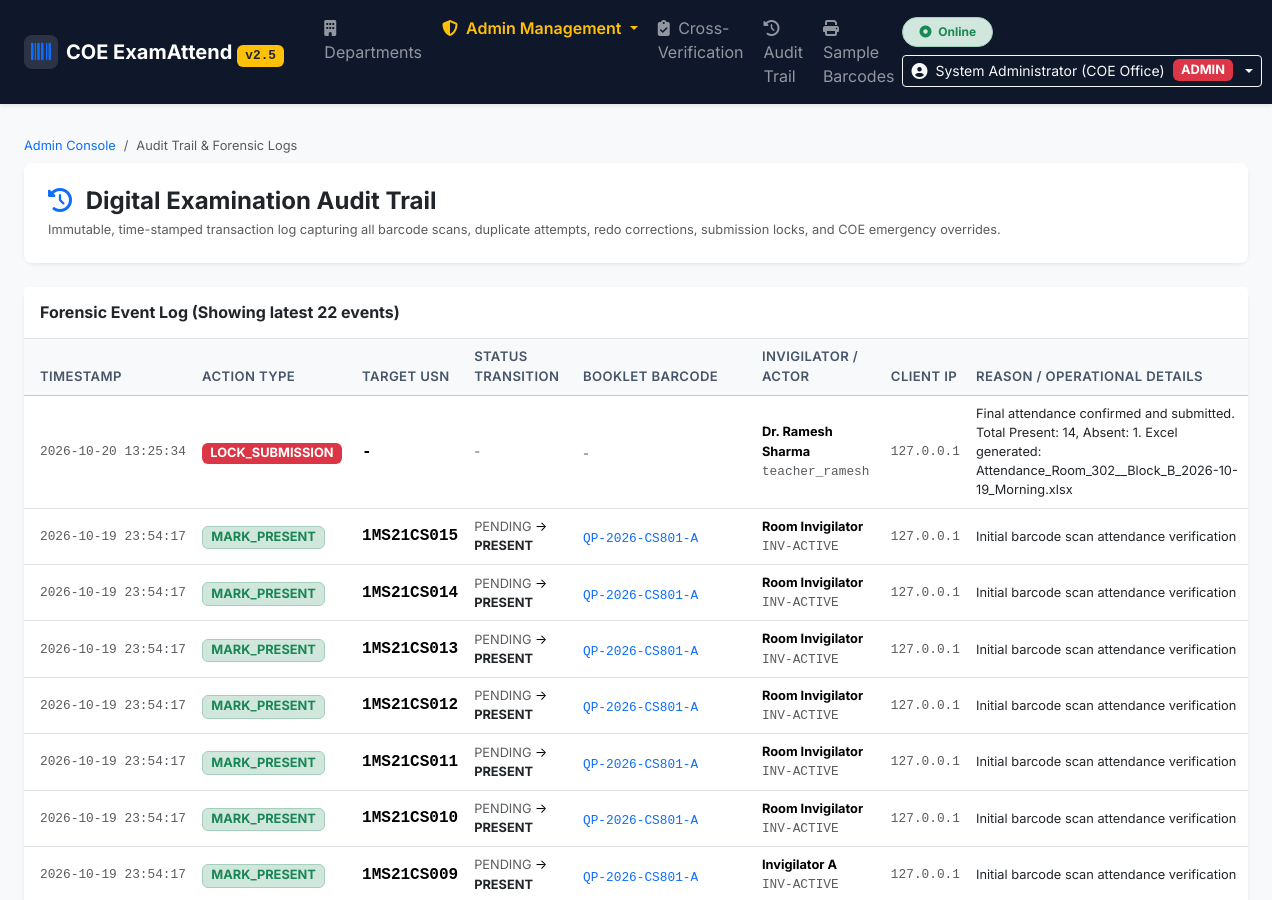
Before: /admin/audit (signed in, upper part) with the older database file.
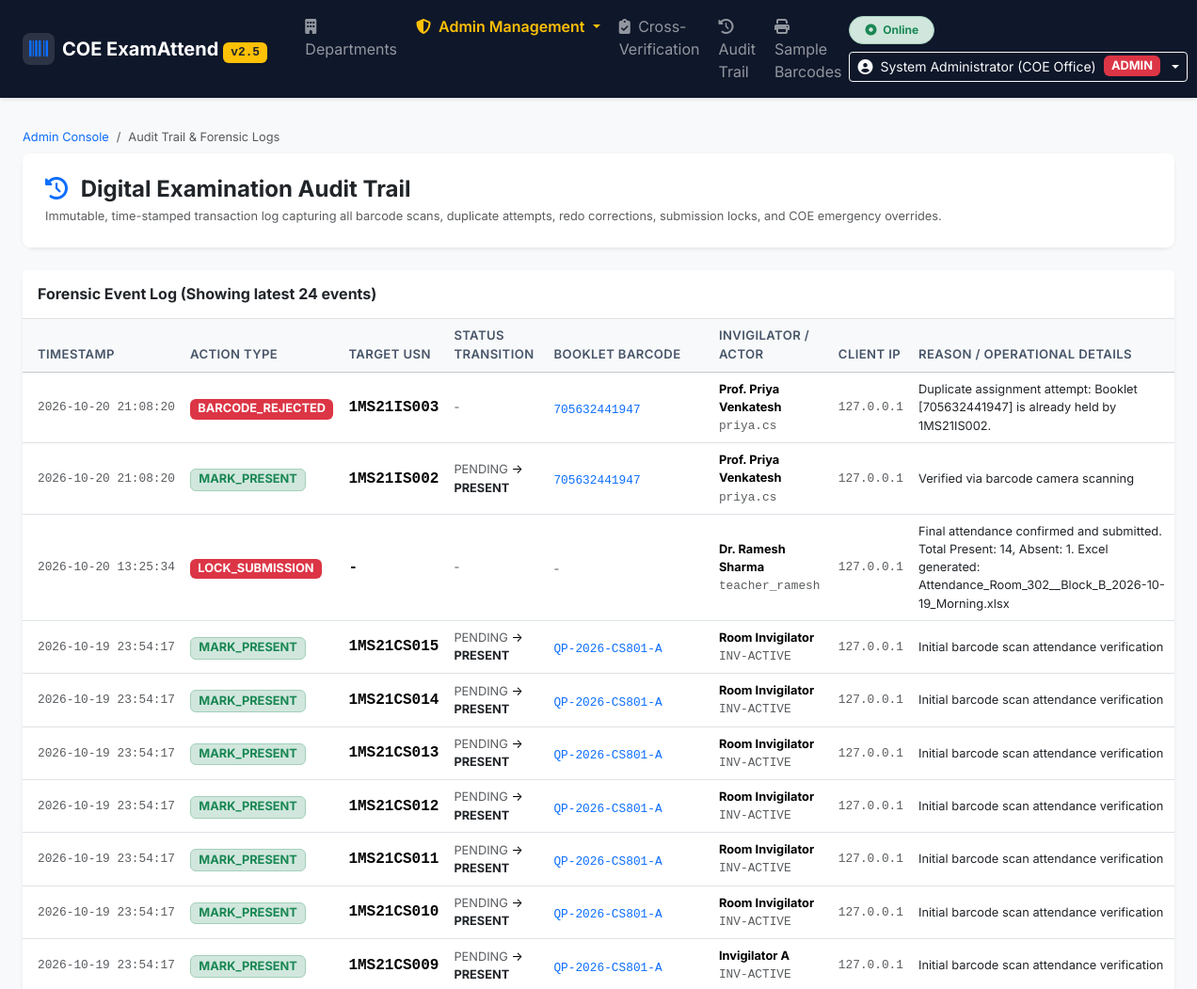
After: the same page with the newer database file.
### tables this page shows
CREATE TABLE audit_trail (
        id INTEGER PRIMARY KEY AUTOINCREMENT,
        session_id INTEGER NOT NULL,
        usn TEXT,
        student_name TEXT,
        action_type TEXT NOT NULL, -- 'MARK_PRESENT', 'MARK_ABSENT', 'REDO_CORRECTION', 'LOCK_SUBMISSION', 'UNLOCK_OVERRIDE'
        old_status TEXT,
        new_status TEXT,
        qp_barcode TEXT,
        reason TEXT,
        invigilator_id TEXT NOT NULL,
        invigilator_name TEXT,
        timestamp TEXT NOT NULL,
        client_ip TEXT
    , user_id INTEGER);

### app.py (the view)
@app.route('/admin/audit')
@admin_required
def admin_audit_view():
    conn = get_db()
    cursor = conn.cursor()
    cursor.execute('''
        SELECT a.*, s.course_code, s.room_number
        FROM audit_trail a
        LEFT JOIN exam_sessions s ON a.session_id = s.id
        ORDER BY a.id DESC LIMIT 400
    ''')
    logs = [dict(row) for row in cursor.fetchall()]
    conn.close()
    return render_template('admin/admin_audit.html', logs=logs)

### app.py (called while the page is built)
def admin_required(f):
    @wraps(f)
    def decorated_function(*args, **kwargs):
        if not session.get('user_id'):
            if request.path.startswith('/api/'):
                return jsonify({'success': False, 'message': 'Authentication required.'}), 401
            return redirect(url_for('login', next=request.path))
        if session.get('role') != 'ADMIN':
            if request.path.startswith('/api/'):
                return jsonify({'success': False, 'message': 'Administrative privileges required.'}), 403
            flash('Access denied: Administrative privileges required.', 'danger')
            return redirect(url_for('departments_view'))
        return f(*args, **kwargs)
    return decorated_function

### database.py (called while the page is built)
def get_db(db_path=None):
    path = db_path or DB_PATH
    conn = sqlite3.connect(path, timeout=30.0)
    try:
        conn.execute("PRAGMA journal_mode=WAL;")
    except Exception:
        pass
    conn.execute("PRAGMA busy_timeout=15000;")
    conn.execute("PRAGMA foreign_keys=ON;")
    conn.row_factory = sqlite3.Row
    return conn

### templates/admin/admin_audit.html (shortened to what the changed rows need)
{% extends 'base.html' %}
{% block content %}
<div class="container-fluid px-3 px-md-4">
    <div class="card border-0 shadow-sm bg-white">
        <div class="card-header bg-white py-3 border-bottom d-flex align-items-center justify-content-between">
            <h6 class="fw-bold mb-0 text-dark">Forensic Event Log (Showing latest {{ logs|length }} events)</h6>
        </div>
        <div class="card-body p-0">
            <div class="table-responsive">
                <table class="table table-hover align-middle mb-0 font-sans">
                    <thead class="table-light">
                        <tr>
                            <th class="ps-3" style="width: 170px;">Timestamp</th>
                            <th>Action Type</th>
                            <th>Target USN</th>
                            <th>Status Transition</th>
                            <th>Booklet Barcode</th>
                            <th>Invigilator / Actor</th>
                            <th>Client IP</th>
                            <th>Reason / Operational Details</th>
                        </tr>
                    </thead>
                    <tbody>
                        {% for l in logs %}
                        <tr>
                            <td class="ps-3 text-muted fs-7 font-monospace">{{ l.timestamp }}</td>
                            <td>
                                {% if l.action_type == 'MARK_PRESENT' %}
                                    <span class="badge bg-success-subtle text-success border border-success-subtle fs-7">MARK_PRESENT</span>
                                {% elif l.action_type == 'MARK_ABSENT' %}
                                    <span class="badge bg-danger-subtle text-danger border border-danger-subtle fs-7">MARK_ABSENT</span>
                                {% elif l.action_type == 'REDO_CORRECTION' %}
                                    <span class="badge bg-warning-subtle text-warning-emphasis border border-warning-subtle fs-7">REDO_CORRECTION</span>
                                {% elif l.action_type == 'LOCK_SUBMISSION' %}
                                    <span class="badge bg-danger text-white fs-7">LOCK_SUBMISSION</span>
                                {% elif l.action_type == 'UNLOCK_OVERRIDE' %}
                                    <span class="badge bg-dark text-white fs-7">UNLOCK_OVERRIDE</span>
                                {% elif l.action_type == 'BARCODE_REJECTED' %}
                                    <span class="badge bg-danger text-white fs-7">BARCODE_REJECTED</span>
                                {% else %}
                                    <span class="badge bg-secondary text-white fs-7">{{ l.action_type }}</span>
                                {% endif %}
                            </td>
                            <td class="font-monospace fw-bold">{{ l.usn or '-' }}</td>
                            <td class="fs-7">
                                {% if l.old_status or l.new_status %}
                                    <span class="text-muted">{{ l.old_status or 'None' }}</span> &rarr;
                                    <strong class="text-dark">{{ l.new_status or 'None' }}</strong>
                                {% else %}
                                    <span class="text-muted">-</span>
                                {% endif %}
                            </td>
                            <td>
                                {% if l.qp_barcode %}
                                    <code class="text-primary font-monospace fs-7">{{ l.qp_barcode }}</code>
                                {% else %}
                                    <span class="text-muted fs-7">-</span>
                                {% endif %}
                            </td>
                            <td class="fs-7">
                                <strong>{{ l.invigilator_name or 'System' }}</strong><br>
                                <span class="text-muted font-monospace">{{ l.invigilator_id }}</span>
                            </td>
                            <td class="text-muted font-monospace fs-7">{{ l.client_ip or '127.0.0.1' }}</td>
                            <td class="fs-7 text-dark" style="max-width: 280px;">
                                {{ l.reason or '-' }}
                            </td>
                        </tr>
                        {% else %}
                        <tr>
                            <td colspan="8" class="text-center py-4 text-muted">No audit trail records logged yet.</td>
                        </tr>
                        {% endfor %}
                    </tbody>
                </table>
            </div>
        </div>
    </div>
</div>
{% endblock %}

Changed rows visible on the page:
added audit_trail: timestamp "2026-10-20 21:08:20", action_type "BARCODE_REJECTED", usn "1MS21IS003", qp_barcode "705632441947", invigilator_name "Prof. Priya Venkatesh", invigilator_id "priya.cs", client_ip "127.0.0.1", reason "Duplicate assignment attempt: Booklet [705632441947] is already held by 1MS21IS002."
added audit_trail: timestamp "2026-10-20 21:08:20", action_type "MARK_PRESENT", usn "1MS21IS002", old_status "PENDING", new_status "PRESENT", qp_barcode "705632441947", invigilator_name "Prof. Priya Venkatesh", invigilator_id "priya.cs", client_ip "127.0.0.1", reason "Verified via barcode camera scanning"
Other visible differences:
{{ logs|length }}: "22" → "24"
